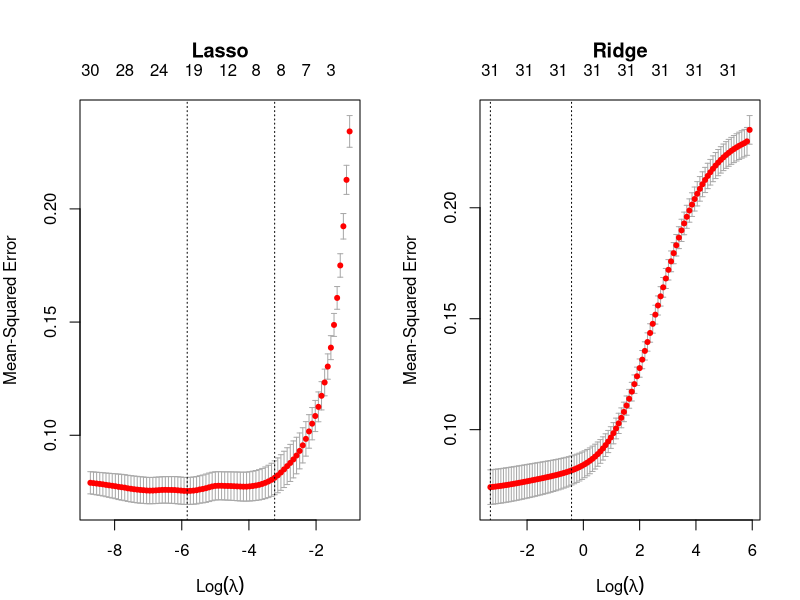

Reproduce this figure in R.
## ---- chunk 1
rm(list = ls())
knitr::opts_chunk$set(echo = TRUE)
library(caret)
library(data.table)
library(glmnet)
## ---- chunk 2
# Enter code here.
set.seed(984065)
wdbc2.dt <- fread("data/wdbc2.csv")
wdbc2.dt$diagnosis <- ifelse(wdbc2.dt$diagnosis=='malignant',1,0)

ind <- createDataPartition(wdbc2.dt$diagnosis, p=0.7, list=FALSE)
data.train <- wdbc2.dt[ind,]
data.test <- wdbc2.dt[-ind,]
# table(wdbc2.dt$diagnosis)[1] / (table(wdbc2.dt$diagnosis)[1] + table(wdbc2.dt$diagnosis)[2])
# table(data1.train$diagnosis)[1] / (table(data1.train$diagnosis)[1] + table(data1.train$diagnosis)[2])
# table(data1.test$diagnosis)[1] / (table(data1.test$diagnosis)[1] + table(data1.test$diagnosis)[2])

X.train <- data.train[, !c("diagnosis"), with=FALSE]
X.test  <- data.test [, !c("diagnosis"), with=FALSE]
y.train <- data.train[, c("diagnosis"), with=FALSE]
y.test  <- data.test [, c("diagnosis"), with=FALSE]


fit.cv.lasso <- cv.glmnet(as.matrix(X.train), as.matrix(y.train))
fit.cv.ridge <- cv.glmnet(as.matrix(X.train), as.matrix(y.train), alpha=0)
par(mfrow=c(1,2), mar=c(4,4,5,2))
plot(fit.cv.lasso, main="Lasso")
plot(fit.cv.ridge, main="Ridge")

## ---- chunk 3
# Enter code here.
## ---- chunk 4
# Enter code here.
## ---- chunk 5
# Enter code here.
## ---- chunk 6
# Enter code here.
## ---- chunk 7
# Enter code here.
## ---- chunk 8
# Enter code here.
## ---- chunk 9
# Enter code here.
## ---- chunk 10
# Enter code here.
## ---- chunk 11
# Enter code here.
## ---- chunk 12
# Enter code here.
## ---- chunk 13
# Enter code here.
## ---- chunk 14
# Enter code here.
## ---- chunk 15
# Enter code here.
## ---- chunk 16
# Enter code here.
## ---- chunk 17
# Enter code here.
## ---- chunk 18
# Enter code here.
## ---- chunk 19
# Enter code here.
